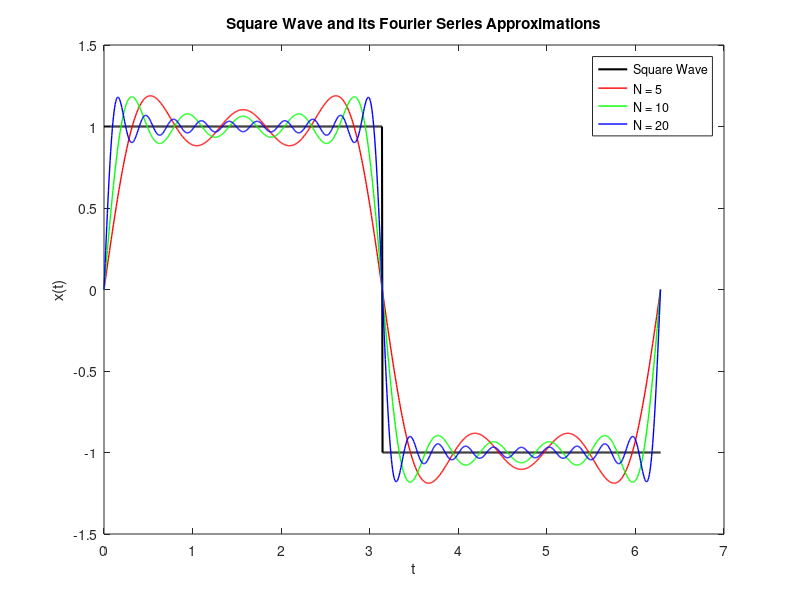

This figure's MATLAB source:
% MATLAB code for Fourier Series Approximation of Square Wave
T = 2*pi;  % period
t = linspace(0, T, 1000);  % time vector for plotting

% Define the square wave
x_t = zeros(size(t));
x_t(t < pi) = 1;
x_t(t >= pi) = -1;

% Plot the original square wave
figure;
plot(t, x_t, 'k', 'LineWidth', 1.5);
hold on;
title('Square Wave and its Fourier Series Approximations');
xlabel('t');
ylabel('x(t)');
legend('Square Wave');

% Function to compute Fourier series approximation
N_values = [5, 10, 20];
colors = ['r', 'g', 'b'];
for j = 1:length(N_values)
    N = N_values(j);
    x_approx = zeros(size(t));
    
    for n = 1:N
        if mod(n, 2) == 1  % Only odd harmonics
            b_n = 4 / (n * pi);
            x_approx = x_approx + b_n * sin(n * t);
        end
    end
    
    % Plot the approximation
    plot(t, x_approx, colors(j), 'LineWidth', 1);
end

legend('Square Wave', 'N = 5', 'N = 10', 'N = 20');
hold off;
